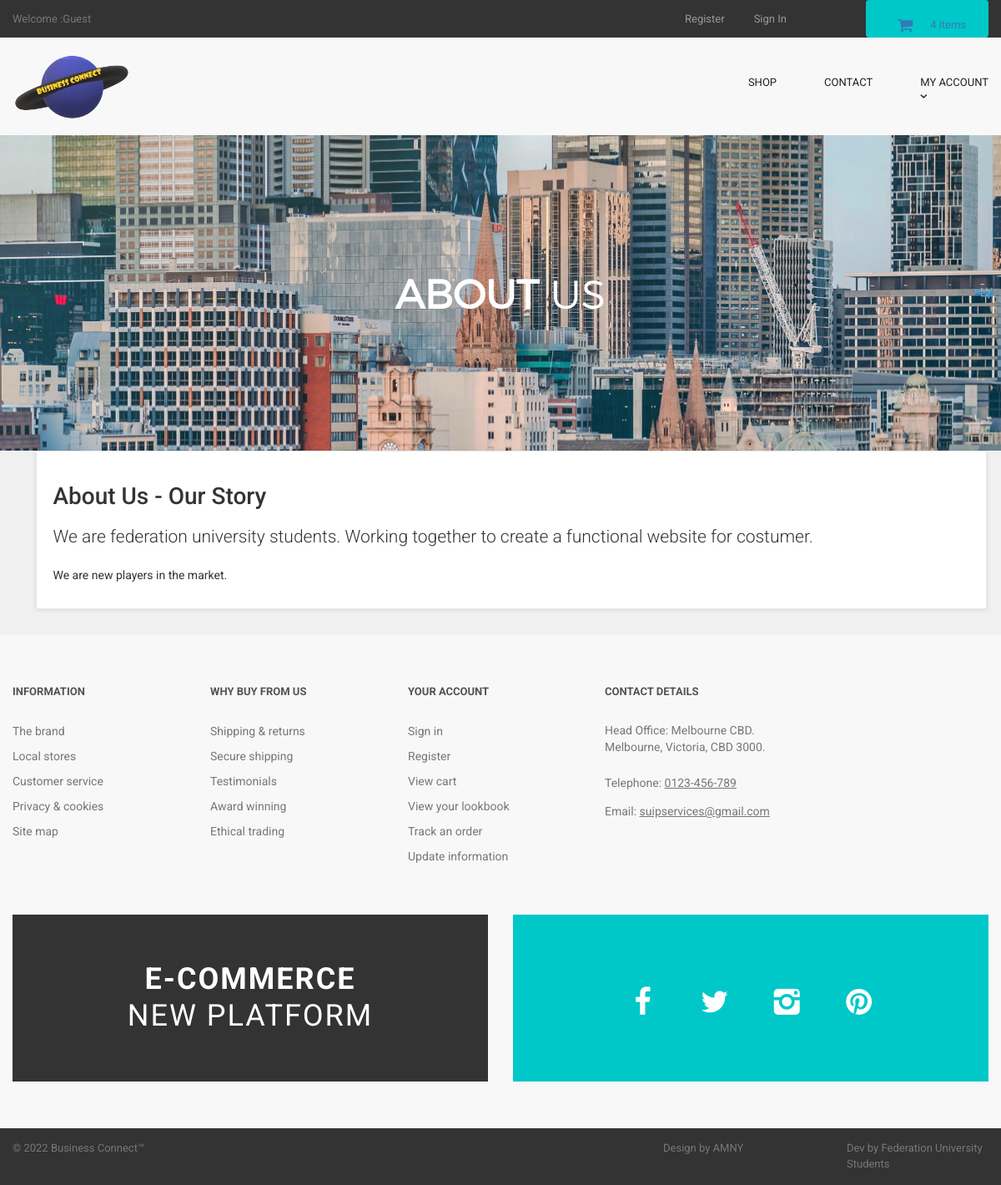
Page /about.php on the committed database.
### tables this page shows
CREATE TABLE `about_us` (
  `about_id` int(10) NOT NULL,
  `about_heading` text NOT NULL,
  `about_short_desc` text NOT NULL,
  `about_desc` text NOT NULL
);

### about.php (the view, shortened to what this page needs)
<?php
include("includes/db.php");
include("includes/header.php");
include("includes/main.php");
?>
  <main>
    <div class="nero">
      <div class="nero__heading">
        <span class="nero__bold">About</span> us
      </div>
    </div>
  </main>
<div id="content" >
<div class="container" >
<div class="col-md-12" >
<div class="box" >
<?php
$get_about_us = "select * from about_us";
$run_about_us = mysqli_query($con,$get_about_us);
$row_about_us = mysqli_fetch_array($run_about_us);
$about_heading = $row_about_us['about_heading'];
$about_short_desc = $row_about_us['about_short_desc'];
$about_desc = $row_about_us['about_desc'];
?>
<h1> <?php echo $about_heading; ?> </h1>
<p class="lead"> <?php echo $about_short_desc; ?> </p>
<p> <?php echo $about_desc; ?> </p>
</div>
</div>
</div>
</div>
<?php
include("includes/footer.php");
?>
</body>
</html>

### styles/backend.css (style rules this page uses)
html { font-family: "Roboto", Helvetica, Arial, sans-serif; line-height: 1.15; -ms-text-size-adjust: 100%; -webkit-text-size-adjust: 100% }
body { margin: 0 }
h1 { font-size: 2em; margin: .67em 0 }
figcaption, figure, main { display: block }
html { box-sizing: border-box }
body { min-width: 1190px; font-family: Montserrat, sans-serif; font-weight: 400; background-color: white; }
.container { width: 1170px; margin: 0 auto }
.nero { padding-top: 160px; padding-bottom: 140px; font-family: 'montserratlight', sans-serif; text-align: center; text-transform: uppercase; color: #FFF; background: #666 url("../images/banner-ave.jpg") no-repeat; background-size: cover; background-position: center; }
.nero__heading { font-size: 48px; }
.nero__bold { font-weight: 700; }

### styles/style.css (style rules this page uses)
body { font-family: "Roboto", Helvetica, Arial, sans-serif; font-size: 14px; line-height: 1.42857143; color: #333333; background-color: #f0f0f0; overflow-x: hidden; }
.box { background: #fff; margin: 0 0 30px; border: solid 1px #e6e6e6; box-sizing: border-box; padding:20px; box-shadow: 0 1px 5px rgba(0, 0, 0, 0.1); }
#content { padding-left:25px; }

### rows in the picture
about_us: about_heading "About Us - Our Story", about_short_desc "We are federation university students. Working together to create a functional website for costumer.", about_desc "We are new players in the market."

### other values in the picture
$count_items "4"
